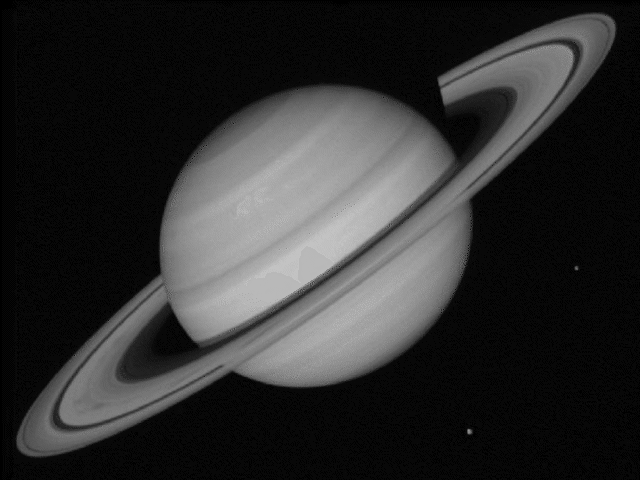
#> input picture 2A-L1/images/saturn.png, 640 x 480 px
$ python gaussian_noise.py
#> lines starting #> are read from the running program, lines starting #| are printed output that depends on the picture
# Apply gaussian noise to an image

import cv2
import numpy as np

# Open image
saturn = cv2.imread("images/saturn.png")
#> saturn is the input picture: shape (480, 640, 3); min 0, max 195, mean 46.6
cv2.imshow("Saturn without noise", saturn)

# Generate noise array equal to image size
noise = np.random.randn(480,640,3)
noisy_saturn = noise * saturn
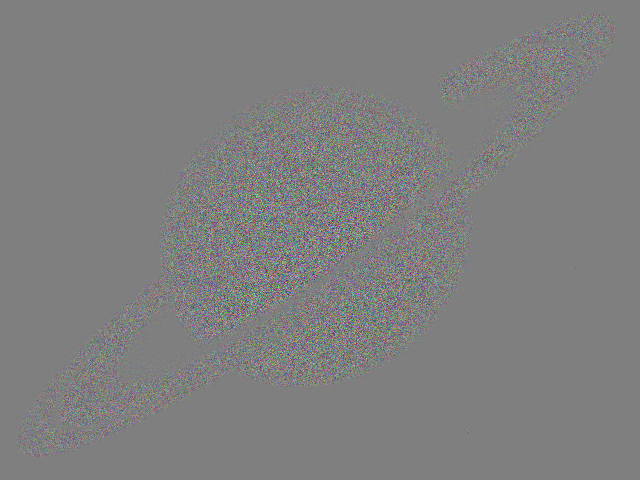
#> noisy_saturn: shape (480, 640, 3) float64; mean B, G, R 0.2, 0.1, -0.1; drawn with min black and max white
cv2.imshow("Saturn with noise", noisy_saturn)
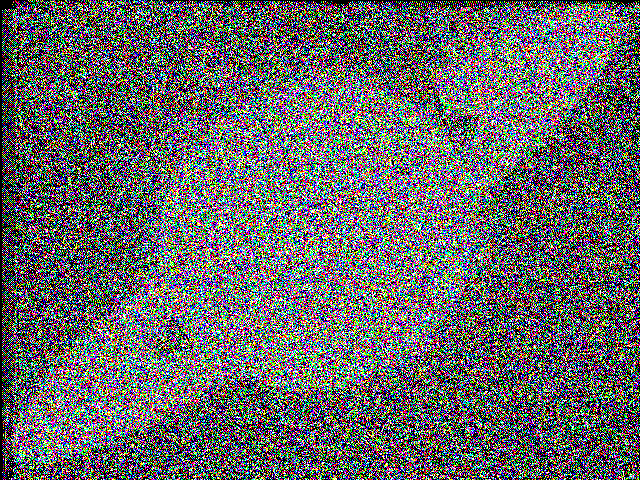
#> window 'Saturn with noise': shape (480, 640, 3); mean B, G, R 103.4, 103.3, 103.2

cv2.waitKey(0)
